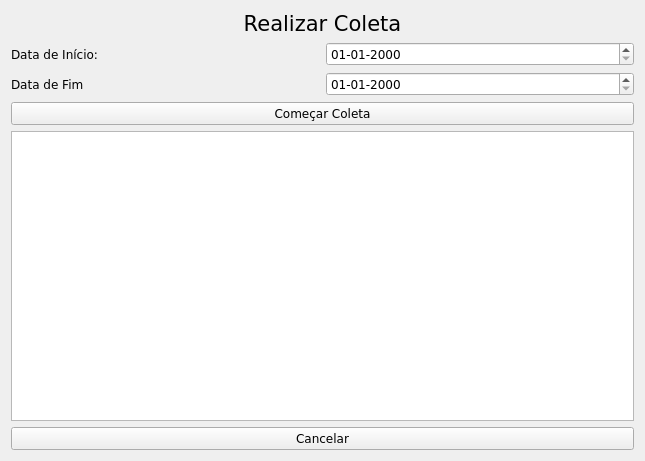
<?xml version="1.0" encoding="UTF-8"?>
<ui version="4.0">
 <class>collectPointWidget</class>
 <widget class="QWidget" name="collectPointWidget">
  <property name="geometry">
   <rect>
    <x>0</x>
    <y>0</y>
    <width>645</width>
    <height>461</height>
   </rect>
  </property>
  <property name="font">
   <font>
    <family>Verdana</family>
    <weight>50</weight>
    <bold>false</bold>
   </font>
  </property>
  <property name="windowTitle">
   <string>Form</string>
  </property>
  <layout class="QVBoxLayout" name="verticalLayout">
   <property name="sizeConstraint">
    <enum>QLayout::SetDefaultConstraint</enum>
   </property>
   <item>
    <widget class="QLabel" name="label">
     <property name="font">
      <font>
       <family>Verdana</family>
       <pointsize>16</pointsize>
       <weight>50</weight>
       <bold>false</bold>
      </font>
     </property>
     <property name="text">
      <string>Realizar Coleta</string>
     </property>
     <property name="alignment">
      <set>Qt::AlignHCenter|Qt::AlignTop</set>
     </property>
    </widget>
   </item>
   <item>
    <layout class="QGridLayout" name="gridLayout">
     <property name="sizeConstraint">
      <enum>QLayout::SetDefaultConstraint</enum>
     </property>
     <item row="0" column="0">
      <widget class="QLabel" name="dataDeInCioLabel">
       <property name="text">
        <string>Data de Início:</string>
       </property>
      </widget>
     </item>
     <item row="0" column="1">
      <widget class="QDateEdit" name="dateEditStartDate">
       <property name="displayFormat">
        <string>dd-MM-yyyy</string>
       </property>
      </widget>
     </item>
     <item row="1" column="0">
      <widget class="QLabel" name="dataDeFimLabel">
       <property name="text">
        <string>Data de Fim</string>
       </property>
      </widget>
     </item>
     <item row="1" column="1">
      <widget class="QDateEdit" name="dateEditEndDate">
       <property name="displayFormat">
        <string>dd-MM-yyyy</string>
       </property>
      </widget>
     </item>
    </layout>
   </item>
   <item>
    <widget class="QPushButton" name="pushButtonStartCollect">
     <property name="text">
      <string>Começar Coleta</string>
     </property>
    </widget>
   </item>
   <item>
    <widget class="QTextEdit" name="textEdit">
     <property name="sizePolicy">
      <sizepolicy hsizetype="Expanding" vsizetype="Expanding">
       <horstretch>0</horstretch>
       <verstretch>0</verstretch>
      </sizepolicy>
     </property>
     <property name="maximumSize">
      <size>
       <width>16777215</width>
       <height>16777215</height>
      </size>
     </property>
     <property name="readOnly">
      <bool>true</bool>
     </property>
    </widget>
   </item>
   <item>
    <widget class="QPushButton" name="pushButtonCancel">
     <property name="text">
      <string>Cancelar</string>
     </property>
    </widget>
   </item>
  </layout>
  <zorder>label</zorder>
  <zorder>pushButtonCancel</zorder>
  <zorder>textEdit</zorder>
  <zorder>pushButtonStartCollect</zorder>
 </widget>
 <resources/>
 <connections/>
</ui>
